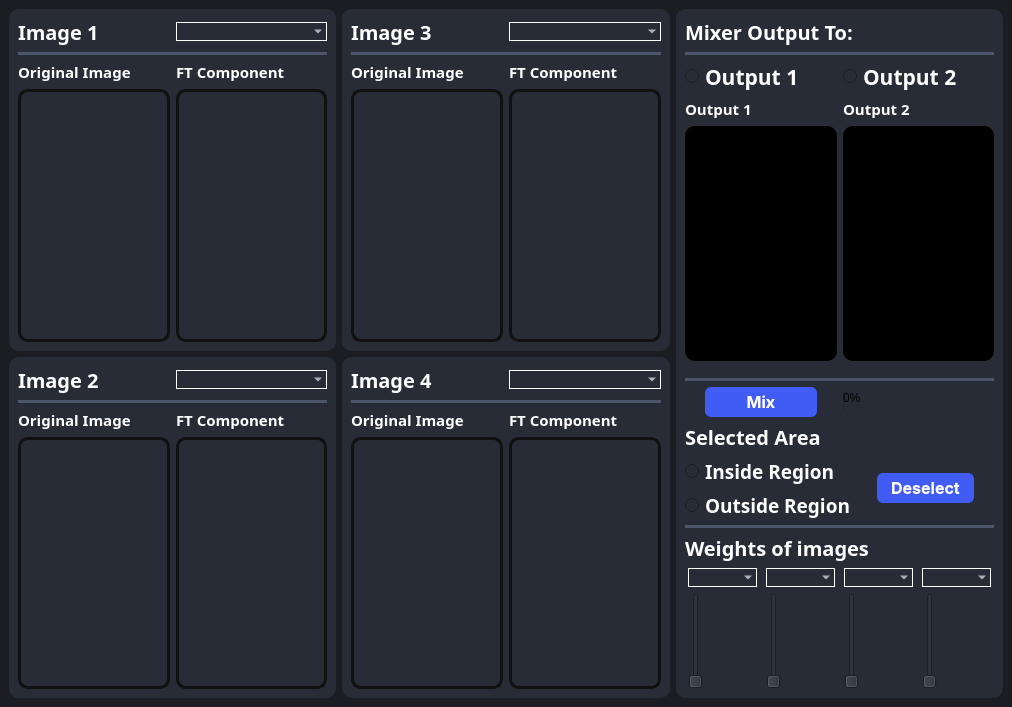
<?xml version="1.0" encoding="UTF-8"?>
<ui version="4.0">
 <class>MainWindow</class>
 <widget class="QMainWindow" name="MainWindow">
  <property name="geometry">
   <rect>
    <x>0</x>
    <y>0</y>
    <width>1012</width>
    <height>707</height>
   </rect>
  </property>
  <property name="windowTitle">
   <string>MainWindow</string>
  </property>
  <property name="styleSheet">
   <string notr="true">background-color: #1b1d23;</string>
  </property>
  <widget class="QWidget" name="centralwidget">
   <property name="styleSheet">
    <string notr="true">background-color: #1b1d23;</string>
   </property>
   <layout class="QHBoxLayout" name="horizontalLayout_11">
    <item>
     <layout class="QVBoxLayout" name="verticalLayout_left">
      <item>
       <widget class="QFrame" name="frame">
        <property name="styleSheet">
         <string notr="true">border-radius: 10px;
background-color: rgb(39, 44, 54);
border: none;

</string>
        </property>
        <property name="frameShape">
         <enum>QFrame::StyledPanel</enum>
        </property>
        <property name="frameShadow">
         <enum>QFrame::Raised</enum>
        </property>
        <layout class="QGridLayout" name="gridLayout">
         <property name="leftMargin">
          <number>9</number>
         </property>
         <item row="0" column="0">
          <layout class="QVBoxLayout" name="verticalLayout_3">
           <property name="leftMargin">
            <number>0</number>
           </property>
           <item>
            <layout class="QHBoxLayout" name="horizontalLayout">
             <item>
              <widget class="QLabel" name="label">
               <property name="font">
                <font>
                 <family>Overpass Black</family>
                 <pointsize>-1</pointsize>
                 <bold>true</bold>
                </font>
               </property>
               <property name="styleSheet">
                <string notr="true">color:white;
font-size:20px;
margin: 0 0 ;</string>
               </property>
               <property name="text">
                <string>Image 1</string>
               </property>
              </widget>
             </item>
             <item>
              <widget class="QComboBox" name="combo1">
               <property name="styleSheet">
                <string notr="true">QComboBox {
    font-family: &quot;Overpass&quot;;
    font-weight: 600; /* Semibold */
    font-size: 10pt; /* Adjust the font size as needed */
    color: white; /* Set the text color to white */
    border: 1px solid white; /* Set the border to 1px solid white */
background: rgba(74, 74, 74, 0);
	border-radius: 10px;
}</string>
               </property>
              </widget>
             </item>
            </layout>
           </item>
           <item>
            <widget class="Line" name="line_10">
             <property name="styleSheet">
              <string notr="true">/* Line style */

  /* Set the width of the line */
  width: 20px;

  /* Set the height of the line */
  height: 5px;

  /* Set the background color of the line */
  background-color:rgb(77, 86, 105);

  /* Set the border of the line */
  border: 10px;

  /* Set the border radius of the line */
  border-radius:5px;




</string>
             </property>
             <property name="orientation">
              <enum>Qt::Horizontal</enum>
             </property>
            </widget>
           </item>
           <item>
            <layout class="QHBoxLayout" name="horizontalLayout_2">
             <item>
              <layout class="QVBoxLayout" name="verticalLayout" stretch="0,5">
               <item>
                <widget class="QLabel" name="label_2">
                 <property name="font">
                  <font>
                   <family>Oswald SemiBold</family>
                   <pointsize>11</pointsize>
                   <bold>true</bold>
                  </font>
                 </property>
                 <property name="styleSheet">
                  <string notr="true">color:white;
font-weight:10000px;
</string>
                 </property>
                 <property name="text">
                  <string>Original Image</string>
                 </property>
                </widget>
               </item>
               <item>
                <widget class="QWidget" name="original1" native="true">
                 <property name="styleSheet">
                  <string notr="true">QWidget {
 border: 3px solid rgb(17,17,17);
}</string>
                 </property>
                </widget>
               </item>
              </layout>
             </item>
             <item>
              <layout class="QVBoxLayout" name="verticalLayout_2" stretch="0,5">
               <item>
                <widget class="QLabel" name="label_3">
                 <property name="font">
                  <font>
                   <family>Oswald SemiBold</family>
                   <pointsize>11</pointsize>
                   <bold>true</bold>
                  </font>
                 </property>
                 <property name="styleSheet">
                  <string notr="true">color:white;
font-weight:10000px;</string>
                 </property>
                 <property name="text">
                  <string>FT Component</string>
                 </property>
                </widget>
               </item>
               <item>
                <widget class="QWidget" name="component_image1" native="true">
                 <property name="styleSheet">
                  <string notr="true">border: 3px solid rgb(17,17,17);</string>
                 </property>
                </widget>
               </item>
              </layout>
             </item>
            </layout>
           </item>
          </layout>
         </item>
        </layout>
       </widget>
      </item>
      <item>
       <widget class="QFrame" name="frame_2">
        <property name="styleSheet">
         <string notr="true">background-color: rgb(39, 44, 54);
border-radius: 10px;
border: none;</string>
        </property>
        <property name="frameShape">
         <enum>QFrame::StyledPanel</enum>
        </property>
        <property name="frameShadow">
         <enum>QFrame::Raised</enum>
        </property>
        <layout class="QGridLayout" name="gridLayout_2">
         <property name="leftMargin">
          <number>9</number>
         </property>
         <item row="0" column="0">
          <layout class="QVBoxLayout" name="verticalLayout_4">
           <property name="leftMargin">
            <number>0</number>
           </property>
           <item>
            <layout class="QHBoxLayout" name="horizontalLayout_3">
             <item>
              <widget class="QLabel" name="label_4">
               <property name="font">
                <font>
                 <family>Overpass Black</family>
                 <pointsize>-1</pointsize>
                 <bold>true</bold>
                </font>
               </property>
               <property name="styleSheet">
                <string notr="true">color:white;
font-size:20px;
margin: 0 0 ;</string>
               </property>
               <property name="text">
                <string>Image 2</string>
               </property>
              </widget>
             </item>
             <item>
              <widget class="QComboBox" name="combo2">
               <property name="styleSheet">
                <string notr="true">QComboBox {
    font-family: &quot;Overpass&quot;;
    font-weight: 600; /* Semibold */
    font-size: 10pt; /* Adjust the font size as needed */
    color: white; /* Set the text color to white */
    border: 1px solid white; /* Set the border to 1px solid white */
background: rgba(74, 74, 74, 0);
	border-radius: 10px;
}</string>
               </property>
              </widget>
             </item>
            </layout>
           </item>
           <item>
            <widget class="Line" name="line_12">
             <property name="styleSheet">
              <string notr="true">/* Line style */

  /* Set the width of the line */
  width: 20px;

  /* Set the height of the line */
  height: 5px;

  /* Set the background color of the line */
  background-color:rgb(77, 86, 105);

  /* Set the border of the line */
  border: 10px;

  /* Set the border radius of the line */
  border-radius:5px;




</string>
             </property>
             <property name="orientation">
              <enum>Qt::Horizontal</enum>
             </property>
            </widget>
           </item>
           <item>
            <layout class="QHBoxLayout" name="horizontalLayout_4">
             <item>
              <layout class="QVBoxLayout" name="verticalLayout_5" stretch="0,5">
               <item>
                <widget class="QLabel" name="label_5">
                 <property name="font">
                  <font>
                   <family>Oswald SemiBold</family>
                   <pointsize>11</pointsize>
                   <bold>true</bold>
                  </font>
                 </property>
                 <property name="styleSheet">
                  <string notr="true">color:white;
font-weight:10000px;</string>
                 </property>
                 <property name="text">
                  <string>Original Image</string>
                 </property>
                </widget>
               </item>
               <item>
                <widget class="QWidget" name="original2" native="true">
                 <property name="styleSheet">
                  <string notr="true">border: 3px solid rgb(17,17,17);</string>
                 </property>
                </widget>
               </item>
              </layout>
             </item>
             <item>
              <layout class="QVBoxLayout" name="verticalLayout_6" stretch="0,5">
               <item>
                <widget class="QLabel" name="label_6">
                 <property name="font">
                  <font>
                   <family>Oswald SemiBold</family>
                   <pointsize>11</pointsize>
                   <bold>true</bold>
                  </font>
                 </property>
                 <property name="styleSheet">
                  <string notr="true">color:white;
font-weight:10000px;</string>
                 </property>
                 <property name="text">
                  <string>FT Component</string>
                 </property>
                </widget>
               </item>
               <item>
                <widget class="QWidget" name="component_image2" native="true">
                 <property name="styleSheet">
                  <string notr="true">border: 3px solid rgb(17,17,17);</string>
                 </property>
                </widget>
               </item>
              </layout>
             </item>
            </layout>
           </item>
          </layout>
         </item>
        </layout>
       </widget>
      </item>
     </layout>
    </item>
    <item>
     <layout class="QVBoxLayout" name="verticalLayout_right">
      <item>
       <widget class="QFrame" name="frame_3">
        <property name="styleSheet">
         <string notr="true">background-color: rgb(39, 44, 54);
border-radius: 10px;
border: none;</string>
        </property>
        <property name="frameShape">
         <enum>QFrame::StyledPanel</enum>
        </property>
        <property name="frameShadow">
         <enum>QFrame::Raised</enum>
        </property>
        <layout class="QGridLayout" name="gridLayout_3">
         <item row="0" column="0">
          <layout class="QVBoxLayout" name="verticalLayout_9">
           <item>
            <layout class="QHBoxLayout" name="horizontalLayout_5">
             <item>
              <widget class="QLabel" name="label_7">
               <property name="font">
                <font>
                 <family>Overpass Black</family>
                 <pointsize>-1</pointsize>
                 <bold>true</bold>
                </font>
               </property>
               <property name="styleSheet">
                <string notr="true">color:white;
font-size:20px;
margin: 0 0 ;</string>
               </property>
               <property name="text">
                <string>Image 3</string>
               </property>
              </widget>
             </item>
             <item>
              <widget class="QComboBox" name="combo3">
               <property name="styleSheet">
                <string notr="true">QComboBox {
    font-family: &quot;Overpass&quot;;
    font-weight: 600; /* Semibold */
    font-size: 10pt; /* Adjust the font size as needed */
    color: white; /* Set the text color to white */
    border: 1px solid white; /* Set the border to 1px solid white */
background: rgba(74, 74, 74, 0);
	border-radius: 10px;
}</string>
               </property>
              </widget>
             </item>
            </layout>
           </item>
           <item>
            <widget class="Line" name="line_11">
             <property name="styleSheet">
              <string notr="true">/* Line style */

  /* Set the width of the line */
  width: 20px;

  /* Set the height of the line */
  height: 5px;

  /* Set the background color of the line */
  background-color:rgb(77, 86, 105);

  /* Set the border of the line */
  border: 10px;

  /* Set the border radius of the line */
  border-radius:5px;




</string>
             </property>
             <property name="orientation">
              <enum>Qt::Horizontal</enum>
             </property>
            </widget>
           </item>
           <item>
            <layout class="QHBoxLayout" name="horizontalLayout_6">
             <item>
              <layout class="QVBoxLayout" name="verticalLayout_10" stretch="0,5">
               <item>
                <widget class="QLabel" name="label_8">
                 <property name="font">
                  <font>
                   <family>Oswald SemiBold</family>
                   <pointsize>11</pointsize>
                   <bold>true</bold>
                  </font>
                 </property>
                 <property name="styleSheet">
                  <string notr="true">color:white;
font-weight:10000px;</string>
                 </property>
                 <property name="text">
                  <string>Original Image</string>
                 </property>
                </widget>
               </item>
               <item>
                <widget class="QWidget" name="original3" native="true">
                 <property name="styleSheet">
                  <string notr="true">border: 3px solid rgb(17,17,17);</string>
                 </property>
                </widget>
               </item>
              </layout>
             </item>
             <item>
              <layout class="QVBoxLayout" name="verticalLayout_11" stretch="0,5">
               <item>
                <widget class="QLabel" name="label_9">
                 <property name="font">
                  <font>
                   <family>Oswald SemiBold</family>
                   <pointsize>11</pointsize>
                   <bold>true</bold>
                  </font>
                 </property>
                 <property name="styleSheet">
                  <string notr="true">color:white;
font-weight:10000px;</string>
                 </property>
                 <property name="text">
                  <string>FT Component</string>
                 </property>
                </widget>
               </item>
               <item>
                <widget class="QWidget" name="component_image3" native="true">
                 <property name="styleSheet">
                  <string notr="true">border: 3px solid rgb(17,17,17);</string>
                 </property>
                </widget>
               </item>
              </layout>
             </item>
            </layout>
           </item>
          </layout>
         </item>
        </layout>
       </widget>
      </item>
      <item>
       <widget class="QFrame" name="frame_4">
        <property name="styleSheet">
         <string notr="true">background-color: rgb(39, 44, 54);
border-radius: 10px;
border: none;</string>
        </property>
        <property name="frameShape">
         <enum>QFrame::StyledPanel</enum>
        </property>
        <property name="frameShadow">
         <enum>QFrame::Raised</enum>
        </property>
        <layout class="QGridLayout" name="gridLayout_4">
         <item row="0" column="0">
          <layout class="QVBoxLayout" name="verticalLayout_12">
           <item>
            <layout class="QHBoxLayout" name="horizontalLayout_7">
             <item>
              <widget class="QLabel" name="label_10">
               <property name="font">
                <font>
                 <family>Overpass Black</family>
                 <pointsize>-1</pointsize>
                 <bold>true</bold>
                </font>
               </property>
               <property name="styleSheet">
                <string notr="true">color:white;
font-size:20px;
margin: 0 0 ;</string>
               </property>
               <property name="text">
                <string>Image 4</string>
               </property>
              </widget>
             </item>
             <item>
              <widget class="QComboBox" name="combo4">
               <property name="styleSheet">
                <string notr="true">QComboBox {
    font-family: &quot;Overpass&quot;;
    font-weight: 600; /* Semibold */
    font-size: 10pt; /* Adjust the font size as needed */
    color: white; /* Set the text color to white */
    border: 1px solid white; /* Set the border to 1px solid white */
background: rgba(74, 74, 74, 0);
	border-radius: 10px;
}</string>
               </property>
              </widget>
             </item>
            </layout>
           </item>
           <item>
            <widget class="Line" name="line_14">
             <property name="styleSheet">
              <string notr="true">/* Line style */

  /* Set the width of the line */
  width: 20px;

  /* Set the height of the line */
  height: 5px;

  /* Set the background color of the line */
  background-color:rgb(77, 86, 105);

  /* Set the border of the line */
  border: 10px;

  /* Set the border radius of the line */
  border-radius:5px;




</string>
             </property>
             <property name="orientation">
              <enum>Qt::Horizontal</enum>
             </property>
            </widget>
           </item>
           <item>
            <layout class="QHBoxLayout" name="horizontalLayout_8">
             <item>
              <layout class="QVBoxLayout" name="verticalLayout_13" stretch="0,5">
               <item>
                <widget class="QLabel" name="label_11">
                 <property name="font">
                  <font>
                   <family>Oswald SemiBold</family>
                   <pointsize>11</pointsize>
                   <bold>true</bold>
                  </font>
                 </property>
                 <property name="styleSheet">
                  <string notr="true">color:white;
font-weight:10000px;</string>
                 </property>
                 <property name="text">
                  <string>Original Image</string>
                 </property>
                </widget>
               </item>
               <item>
                <widget class="QWidget" name="original4" native="true">
                 <property name="styleSheet">
                  <string notr="true">border: 3px solid rgb(17,17,17);</string>
                 </property>
                </widget>
               </item>
              </layout>
             </item>
             <item>
              <layout class="QVBoxLayout" name="verticalLayout_14" stretch="0,5">
               <item>
                <widget class="QLabel" name="label_12">
                 <property name="font">
                  <font>
                   <family>Oswald SemiBold</family>
                   <pointsize>11</pointsize>
                   <bold>true</bold>
                  </font>
                 </property>
                 <property name="styleSheet">
                  <string notr="true">color:white;
font-weight:10000px;</string>
                 </property>
                 <property name="text">
                  <string>FT Component</string>
                 </property>
                </widget>
               </item>
               <item>
                <widget class="QWidget" name="component_image4" native="true">
                 <property name="styleSheet">
                  <string notr="true">border: 3px solid rgb(17,17,17);</string>
                 </property>
                </widget>
               </item>
              </layout>
             </item>
            </layout>
           </item>
          </layout>
         </item>
        </layout>
       </widget>
      </item>
     </layout>
    </item>
    <item>
     <widget class="QFrame" name="frame_right">
      <property name="styleSheet">
       <string notr="true">background-color: rgb(39, 44, 54);
border-radius: 10px;
border: none;</string>
      </property>
      <property name="frameShape">
       <enum>QFrame::StyledPanel</enum>
      </property>
      <property name="frameShadow">
       <enum>QFrame::Raised</enum>
      </property>
      <layout class="QVBoxLayout" name="verticalLayout_18" stretch="0,0,2,0,0,0,1">
       <item>
        <widget class="QLabel" name="mixerOutputTo">
         <property name="font">
          <font>
           <family>Overpass Black</family>
           <pointsize>-1</pointsize>
           <bold>true</bold>
          </font>
         </property>
         <property name="styleSheet">
          <string notr="true">color:white;
font-size:20px;
margin: 0 0 ;</string>
         </property>
         <property name="text">
          <string>Mixer Output To:</string>
         </property>
        </widget>
       </item>
       <item>
        <widget class="Line" name="line_15">
         <property name="styleSheet">
          <string notr="true">/* Line style */

  /* Set the width of the line */
  width: 20px;

  /* Set the height of the line */
  height: 5px;

  /* Set the background color of the line */
  background-color:rgb(77, 86, 105);

  /* Set the border of the line */
  border: 10px;

  /* Set the border radius of the line */
  border-radius:5px;




</string>
         </property>
         <property name="orientation">
          <enum>Qt::Horizontal</enum>
         </property>
        </widget>
       </item>
       <item>
        <layout class="QVBoxLayout" name="verticalLayout_17">
         <item>
          <layout class="QHBoxLayout" name="horizontalLayout_Routput">
           <item>
            <widget class="QRadioButton" name="radioButton1">
             <property name="font">
              <font>
               <family>Oswald SemiBold</family>
               <pointsize>16</pointsize>
               <bold>true</bold>
              </font>
             </property>
             <property name="styleSheet">
              <string notr="true">color:white;
font-weight:10000px;</string>
             </property>
             <property name="text">
              <string>Output 1</string>
             </property>
            </widget>
           </item>
           <item>
            <widget class="QRadioButton" name="radioButton2">
             <property name="font">
              <font>
               <family>Oswald SemiBold</family>
               <pointsize>16</pointsize>
               <bold>true</bold>
              </font>
             </property>
             <property name="styleSheet">
              <string notr="true">color:white;
font-weight:10000px;</string>
             </property>
             <property name="text">
              <string>Output 2</string>
             </property>
            </widget>
           </item>
          </layout>
         </item>
         <item>
          <layout class="QHBoxLayout" name="horizontalLayout_output">
           <property name="bottomMargin">
            <number>11</number>
           </property>
           <item>
            <layout class="QVBoxLayout" name="verticalLayout_OP1" stretch="0,5">
             <item>
              <widget class="QLabel" name="label_op1">
               <property name="font">
                <font>
                 <family>Oswald SemiBold</family>
                 <pointsize>11</pointsize>
                 <bold>true</bold>
                </font>
               </property>
               <property name="styleSheet">
                <string notr="true">color:white;
font-weight:10000px;</string>
               </property>
               <property name="text">
                <string>Output 1</string>
               </property>
              </widget>
             </item>
             <item>
              <widget class="QWidget" name="output1_port" native="true">
               <property name="styleSheet">
                <string notr="true">background-color: rgb(0, 0, 0);</string>
               </property>
              </widget>
             </item>
            </layout>
           </item>
           <item>
            <layout class="QVBoxLayout" name="verticalLayout_OP2" stretch="0,5">
             <item>
              <widget class="QLabel" name="label_op2">
               <property name="font">
                <font>
                 <family>Oswald SemiBold</family>
                 <pointsize>11</pointsize>
                 <bold>true</bold>
                </font>
               </property>
               <property name="styleSheet">
                <string notr="true">color:white;
font-weight:10000px;</string>
               </property>
               <property name="text">
                <string>Output 2</string>
               </property>
              </widget>
             </item>
             <item>
              <widget class="QWidget" name="output2_port" native="true">
               <property name="styleSheet">
                <string notr="true">background-color: rgb(0, 0, 0);</string>
               </property>
              </widget>
             </item>
            </layout>
           </item>
          </layout>
         </item>
        </layout>
       </item>
       <item>
        <widget class="Line" name="line_17">
         <property name="styleSheet">
          <string notr="true">/* Line style */

  /* Set the width of the line */
  width: 20px;

  /* Set the height of the line */
  height: 5px;

  /* Set the background color of the line */
  background-color:rgb(77, 86, 105);

  /* Set the border of the line */
  border: 10px;

  /* Set the border radius of the line */
  border-radius:5px;




</string>
         </property>
         <property name="orientation">
          <enum>Qt::Horizontal</enum>
         </property>
        </widget>
       </item>
       <item>
        <layout class="QVBoxLayout" name="verticalLayout_16">
         <item>
          <layout class="QHBoxLayout" name="horizontalLayout_10">
           <item>
            <widget class="QPushButton" name="mixxer">
             <property name="font">
              <font>
               <family>-apple-system</family>
               <pointsize>12</pointsize>
               <bold>true</bold>
              </font>
             </property>
             <property name="styleSheet">
              <string notr="true">QPushButton{
  appearance: button;
  background-color: #405cf5;
  border-radius: 6px;
  border-width: 0;
  box-shadow: rgba(50, 50, 93, .1) 0 0 0 1px inset,rgba(50, 50, 93, .1) 0 2px 5px 0,rgba(0, 0, 0, .07) 0 1px 1px 0;
  color: #fff;
  cursor: pointer;
  font-family: -apple-system,system-ui,&quot;Segoe UI&quot;,Roboto,&quot;Helvetica Neue&quot;,Ubuntu,sans-serif;
  height: 30px;
  margin: 0 20px 0 20px;
  position: center;
  width:70px;
}
QPushButton:hover{
background-color: #283999;
}
QPushButton:pressed{
background-color: #1c2973;
}
</string>
             </property>
             <property name="text">
              <string>Mix</string>
             </property>
            </widget>
           </item>
           <item>
            <widget class="QProgressBar" name="progressBar">
             <property name="sizePolicy">
              <sizepolicy hsizetype="Minimum" vsizetype="Fixed">
               <horstretch>0</horstretch>
               <verstretch>0</verstretch>
              </sizepolicy>
             </property>
             <property name="styleSheet">
              <string notr="true"/>
             </property>
             <property name="value">
              <number>0</number>
             </property>
             <property name="textVisible">
              <bool>true</bool>
             </property>
            </widget>
           </item>
          </layout>
         </item>
         <item>
          <layout class="QVBoxLayout" name="verticalLayout_15">
           <item>
            <widget class="QLabel" name="selectedArea">
             <property name="font">
              <font>
               <family>Overpass Black</family>
               <pointsize>-1</pointsize>
               <bold>true</bold>
              </font>
             </property>
             <property name="styleSheet">
              <string notr="true">color:white;
font-size:20px;
margin: 0 0 ;</string>
             </property>
             <property name="text">
              <string>Selected Area</string>
             </property>
            </widget>
           </item>
           <item>
            <layout class="QHBoxLayout" name="horizontalLayout_9">
             <item>
              <layout class="QVBoxLayout" name="verticalLayout_7">
               <item>
                <widget class="QRadioButton" name="radioButton_In">
                 <property name="font">
                  <font>
                   <family>Oswald SemiBold</family>
                   <pointsize>14</pointsize>
                   <bold>true</bold>
                  </font>
                 </property>
                 <property name="styleSheet">
                  <string notr="true">color:white;
font-weight:10000px;
</string>
                 </property>
                 <property name="text">
                  <string>Inside Region</string>
                 </property>
                </widget>
               </item>
               <item>
                <widget class="QRadioButton" name="radioButton_Out">
                 <property name="font">
                  <font>
                   <family>Oswald SemiBold</family>
                   <pointsize>14</pointsize>
                   <bold>true</bold>
                  </font>
                 </property>
                 <property name="styleSheet">
                  <string notr="true">color:white;
font-weight:10000px;</string>
                 </property>
                 <property name="text">
                  <string>Outside Region</string>
                 </property>
                </widget>
               </item>
              </layout>
             </item>
             <item>
              <widget class="QPushButton" name="Deselect">
               <property name="font">
                <font>
                 <family>-apple-system</family>
                 <pointsize>12</pointsize>
                 <bold>true</bold>
                </font>
               </property>
               <property name="layoutDirection">
                <enum>Qt::LeftToRight</enum>
               </property>
               <property name="styleSheet">
                <string notr="true">QPushButton{
  appearance: button;
  background-color: #405cf5;
  border-radius: 6px;
  border-width: 0;
  box-shadow: rgba(50, 50, 93, .1) 0 0 0 1px inset,rgba(50, 50, 93, .1) 0 2px 5px 0,rgba(0, 0, 0, .07) 0 1px 1px 0;
  color: #fff;
  cursor: pointer;
  font-family: -apple-system,system-ui,&quot;Segoe UI&quot;,Roboto,&quot;Helvetica Neue&quot;,Ubuntu,sans-serif;
  height: 30px;
  margin: 0 20px 0 20px;
  position: center;
  width:70px;
}
QPushButton:hover{
background-color: #283999;
}
QPushButton:pressed{
background-color: #1c2973;
}
</string>
               </property>
               <property name="text">
                <string>Deselect</string>
               </property>
               <property name="iconSize">
                <size>
                 <width>25</width>
                 <height>20</height>
                </size>
               </property>
              </widget>
             </item>
            </layout>
           </item>
          </layout>
         </item>
        </layout>
       </item>
       <item>
        <widget class="Line" name="line_18">
         <property name="styleSheet">
          <string notr="true">/* Line style */

  /* Set the width of the line */
  width: 20px;

  /* Set the height of the line */
  height: 5px;

  /* Set the background color of the line */
  background-color:rgb(77, 86, 105);

  /* Set the border of the line */
  border: 10px;

  /* Set the border radius of the line */
  border-radius:5px;




</string>
         </property>
         <property name="orientation">
          <enum>Qt::Horizontal</enum>
         </property>
        </widget>
       </item>
       <item>
        <layout class="QVBoxLayout" name="verticalLayout_8">
         <item>
          <widget class="QLabel" name="WeightOfImages">
           <property name="font">
            <font>
             <family>Overpass Black</family>
             <pointsize>-1</pointsize>
             <bold>true</bold>
            </font>
           </property>
           <property name="styleSheet">
            <string notr="true">color:white;
font-size:20px;
margin: 0 0 ;</string>
           </property>
           <property name="text">
            <string>Weights of images</string>
           </property>
          </widget>
         </item>
         <item>
          <layout class="QHBoxLayout" name="horizontalLayout_Wsliders">
           <item>
            <layout class="QVBoxLayout" name="verticalLayout_weight1">
             <item>
              <widget class="QComboBox" name="combo11">
               <property name="styleSheet">
                <string notr="true">QComboBox {
    font-family: &quot;Overpass&quot;;
    font-weight: 600; /* Semibold */
    font-size: 10pt; /* Adjust the font size as needed */
    color: white; /* Set the text color to white */
    border: 1px solid white; /* Set the border to 1px solid white */
background: rgba(74, 74, 74, 0);
	border-radius: 10px;
}</string>
               </property>
              </widget>
             </item>
             <item>
              <widget class="QSlider" name="Slider_weight1">
               <property name="layoutDirection">
                <enum>Qt::LeftToRight</enum>
               </property>
               <property name="orientation">
                <enum>Qt::Vertical</enum>
               </property>
              </widget>
             </item>
            </layout>
           </item>
           <item>
            <layout class="QVBoxLayout" name="verticalLayout_weight2">
             <item>
              <widget class="QComboBox" name="combo12">
               <property name="styleSheet">
                <string notr="true">QComboBox {
    font-family: &quot;Overpass&quot;;
    font-weight: 600; /* Semibold */
    font-size: 10pt; /* Adjust the font size as needed */
    color: white; /* Set the text color to white */
    border: 1px solid white; /* Set the border to 1px solid white */
background: rgba(74, 74, 74, 0);
	border-radius: 10px;
}</string>
               </property>
              </widget>
             </item>
             <item>
              <widget class="QSlider" name="Slider_weight2">
               <property name="orientation">
                <enum>Qt::Vertical</enum>
               </property>
              </widget>
             </item>
            </layout>
           </item>
           <item>
            <layout class="QVBoxLayout" name="verticalLayout_weight3">
             <item>
              <widget class="QComboBox" name="combo13">
               <property name="styleSheet">
                <string notr="true">QComboBox {
    font-family: &quot;Overpass&quot;;
    font-weight: 600; /* Semibold */
    font-size: 10pt; /* Adjust the font size as needed */
    color: white; /* Set the text color to white */
    border: 1px solid white; /* Set the border to 1px solid white */
background: rgba(74, 74, 74, 0);
	border-radius: 10px;
}</string>
               </property>
              </widget>
             </item>
             <item>
              <widget class="QSlider" name="Slider_weight3">
               <property name="orientation">
                <enum>Qt::Vertical</enum>
               </property>
              </widget>
             </item>
            </layout>
           </item>
           <item>
            <layout class="QVBoxLayout" name="verticalLayout_weight4">
             <item>
              <widget class="QComboBox" name="combo14">
               <property name="styleSheet">
                <string notr="true">QComboBox {
    font-family: &quot;Overpass&quot;;
    font-weight: 600; /* Semibold */
    font-size: 10pt; /* Adjust the font size as needed */
    color: white; /* Set the text color to white */
    border: 1px solid white; /* Set the border to 1px solid white */
background: rgba(74, 74, 74, 0);
	border-radius: 10px;
}</string>
               </property>
              </widget>
             </item>
             <item>
              <widget class="QSlider" name="Slider_weight4">
               <property name="orientation">
                <enum>Qt::Vertical</enum>
               </property>
              </widget>
             </item>
            </layout>
           </item>
          </layout>
         </item>
        </layout>
       </item>
      </layout>
     </widget>
    </item>
   </layout>
  </widget>
  <widget class="QMenuBar" name="menubar">
   <property name="geometry">
    <rect>
     <x>0</x>
     <y>0</y>
     <width>1012</width>
     <height>22</height>
    </rect>
   </property>
  </widget>
 </widget>
 <resources/>
 <connections/>
</ui>
